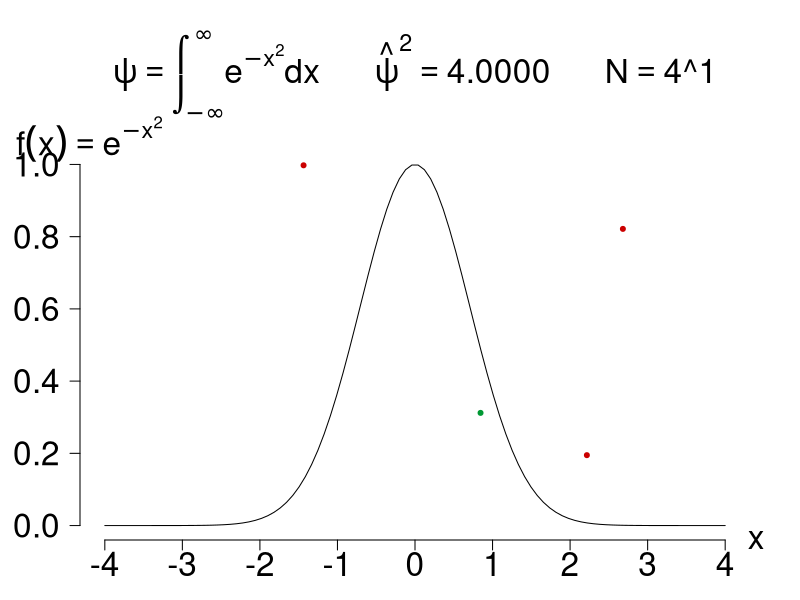
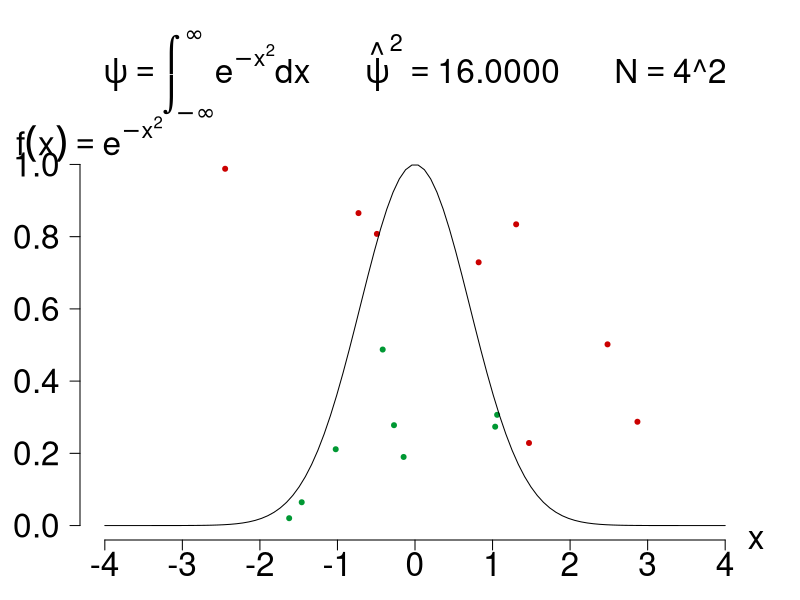
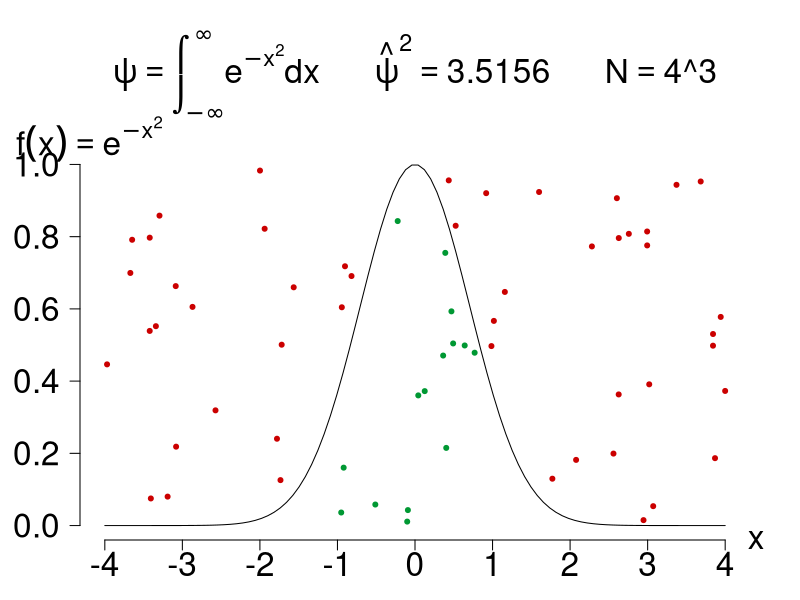
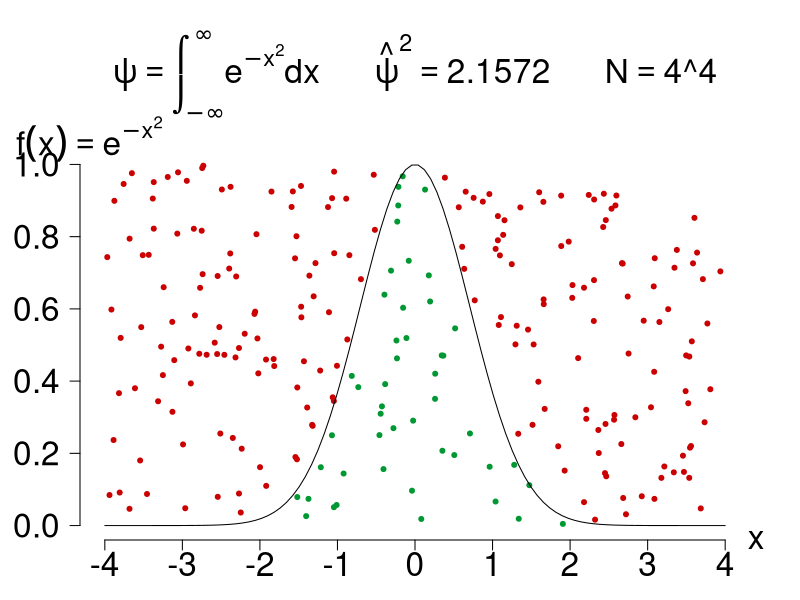

These charts were generated, in order, by the following R code: (Note: a time limit stopped this script after it produced the figures.)
#!/bin/Rscript
# normal.R

fsf <- 2 # font size factor
dim <- 8 # dimension in inches of graphics region
darkgreen <- rgb(0, 153/256, 51/256)
darkred <- rgb(204/256, 0, 0)
endlogN <- 12
plot_convergence <- TRUE
plot_walltime <- TRUE
marker <- 20

f <- function(x) {
    exp(-(x*x))
}

# returns 2-tuple containing
# (pi_estimate, walltime)
mcint <- function(logN, fname = "normal") {
    base <- 4
    plot.new()
    plotname <- sprintf("%s%d.eps", fname, logN)
    postscript(plotname, width = dim, height = dim, horizontal = FALSE)
    n <- base ** logN

    # Perform MC integration
    # ----------------------
    starttime <- proc.time()
    x <- runif(n, -4, 4)
    y <- runif(n, 0, 1)

    hx <- f(x)
    inside <- y < hx 

    total_area <- 8
    integral_estimate <- ( sum(inside) / length(inside) ) * total_area
    pi_estimate <- integral_estimate ** 2
    time_to_compute_pi_estimate <- proc.time() - starttime
    walltime <- time_to_compute_pi_estimate[3] # 1:user, 2:sys, 3:elapsed

    print(sprintf("%d ** %2d = %7d, %f, %f", 
                  base, logN, n, pi_estimate, walltime))

    # Plot randomly-sampled (x,y) points
    # on top of a normal pdf f(x) = e^-x2
    # -----------------------------------
    integral_estimate_str <- sprintf("%1.4f", integral_estimate)
    pi_estimate_str <- sprintf("%1.4f", pi_estimate)
    n_str <- sprintf("4^%d", logN)
    title <- substitute(psi == integral(e^-x^2*dx,-infinity,infinity) 
                       #~~~~~~ hat(psi) == xxxpsihatxxx 
                       ~~~~~~ hat(psi)^2 == xxxpsihat2xxx
                       ~~~~~~ N == xxxNxxx,
                       list(#xxxpsihatxxx = integral_estimate_str, 
                            xxxpsihat2xxx = pi_estimate_str,
                            xxxNxxx = n_str))
    colors <- ifelse(inside, darkgreen, darkred)
    ylabel <- expression(f(x) == e^-x^2)

    # set margin mai = c(bottom, left, top, right)
    par(mai = c(0.6, 0.8, 1.5, 0.5))
    plot(x, y, 
         xlab = "", 
         ylab = "", 
         pch = marker, 
         col = colors, 
         xlim = c(-4, 4), 
         ylim = c(0, 1), 
         axes = FALSE,
         main = title,
         cex.main = fsf)
    axis(side = 1, labels = TRUE, at = -4:4, 
         font = 1, cex.axis = fsf)
    axis(side = 2, labels = TRUE, at = seq(0 , 1, 0.2), 
         font = 1, cex.axis = fsf, las =1)
    text(4.4, -0.04, "x", font = 1, xpd = TRUE, cex = fsf)
    text(-4.2, 1.07, ylabel, font = 1, xpd = TRUE, cex = fsf)

    # plot normal pdf f(x) = e^-x2
    x <- seq(-4, 4, length = 100)
    hx <- f(x)
    lines(x, hx)

    dev.off()
    return(c(pi_estimate, walltime))
}

# Perform MC integration
# ----------------------
print("N, pi_estimate")
pi_estimates <- c()
walltimes <- c()
logNs <- seq(1, endlogN)
for (logN in logNs) {
    retval <- mcint(logN)
    pi_estimate <- retval[1]
    pi_estimates <- c(pi_estimates, pi_estimate)
    walltime <- retval[2]
    walltimes <- c(walltimes, walltime)
}

# Plot convergence
# ----------------
if (plot_convergence) {

    plot.new()
    postscript("pi_convergence.eps", width = dim, height = dim, horizontal = FALSE)

    x <- 1 / logNs
    y <- pi_estimates
    subset_x <- x[-1:-length(x)/4]
    subset_y <- y[-1:-length(x)/4]
    subset_logNs <- logNs[-1:-length(logNs)/4]

    #ymin <- min(subset_y)
    ymin <- 0
    #ymax <- max(subset_y)
    ymax <- 4
    #xmin <- min(subset_x)
    xmin <- 0
    #xmax <- max(subset_x)
    xmax <- 0.3
    xlabel <- "1/logN"
    ylabel <- expression(hat(psi)^2)
    title <- "Convergence plot"

    # set margin mai = c(bottom, left, top, right)
    par(mai = c(1.0, 1.0, 1.0, 1.0))
    plot(subset_x, subset_y,
         xlab = "", 
         ylab = "", 
         pch = marker, 
         xlim = c(xmin, xmax),
         ylim = c(ymin, ymax),
         axes = FALSE,
         main = title,
         cex.main = fsf)

    axis(side = 1, labels = TRUE, at = seq(xmin, xmax, 0.05),
         font = 1, cex.axis = fsf)
    axis(side = 2, labels = TRUE, at = seq(ymin, ymax, 0.5), 
         font = 1, cex.axis = fsf, las = 1)
    text(xmax + 0.035, ymin - 0.15, xlabel, font = 1, xpd = TRUE, cex = fsf)
    text(xmin - 0.01, ymax + 0.3, ylabel, font = 1, xpd = TRUE, cex = fsf)

    # connect scatterplot points with dashed line
    lines(subset_x, subset_y, type = "l")

    # draw in line at y = pi
    xx <- c(0, 1)
    yy <- c(pi, pi)
    lines(xx, yy, xaxt = "n")
    dev.off()
}

# Plot walltime
# -------------
if (plot_walltime) {
    plot.new()
    postscript("pi_walltime.eps", width = dim, height = dim, horizontal = FALSE)

    x <- logNs
    y <- walltimes
    subset_x <- x[-1:-length(x)/4]
    subset_y <- y[-1:-length(x)/4]

    #ymin <- min(subset_y)
    ymin <- 0
    #ymax <- max(subset_y)
    ymax <- 2
    xmin <- min(subset_x)
    xmax <- max(subset_x)
    xlabel <- "logN"
    ylabel <- "walltime (s)"
    title <- "Walltime plot"

    # set margin mai = c(bottom, left, top, right)
    par(mai = c(1.0, 1.1, 1.0, 1.0))
    plot(subset_x, subset_y,
         xlab = "", 
         ylab = "", 
         pch = marker, 
         xlim = c(xmin, xmax),
         ylim = c(ymin, ymax),
         axes = FALSE,
         main = title,
         cex.main = fsf)

    axis(side = 1, labels = TRUE, at = subset_x,
         font = 1, cex.axis = fsf)
    axis(side = 2, labels = TRUE, at = seq(ymin, ymax, 0.5), 
         font = 1, cex.axis = fsf, las = 1)
    text(xmax + 1, ymin - 0.1, xlabel, font = 1, xpd = TRUE, cex = fsf)
    text(xmin, ymax + 0.15, ylabel, font = 1, xpd = TRUE, cex = fsf)

    # connect scatterplot points with dashed line
    lines(subset_x, subset_y, type = "l")

}
